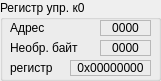
    <widget class="QGroupBox" name="groupTX0">
     <property name="geometry">
      <rect>
       <x>540</x>
       <y>10</y>
       <width>161</width>
       <height>81</height>
      </rect>
     </property>
     <property name="title">
      <string>Регистр упр. к0</string>
     </property>
     <widget class="QLabel" name="labelTX0_1t">
      <property name="geometry">
       <rect>
        <x>10</x>
        <y>20</y>
        <width>91</width>
        <height>16</height>
       </rect>
      </property>
      <property name="text">
       <string>Адрес</string>
      </property>
     </widget>
     <widget class="QLabel" name="labelTX0_1">
      <property name="geometry">
       <rect>
        <x>100</x>
        <y>20</y>
        <width>51</width>
        <height>16</height>
       </rect>
      </property>
      <property name="frameShape">
       <enum>QFrame::StyledPanel</enum>
      </property>
      <property name="text">
       <string>0000</string>
      </property>
      <property name="alignment">
       <set>Qt::AlignCenter</set>
      </property>
     </widget>
     <widget class="QLabel" name="labelTX0t">
      <property name="geometry">
       <rect>
        <x>10</x>
        <y>60</y>
        <width>61</width>
        <height>16</height>
       </rect>
      </property>
      <property name="text">
       <string>регистр</string>
      </property>
     </widget>
     <widget class="QLabel" name="labelTX0">
      <property name="geometry">
       <rect>
        <x>70</x>
        <y>60</y>
        <width>81</width>
        <height>16</height>
       </rect>
      </property>
      <property name="frameShape">
       <enum>QFrame::StyledPanel</enum>
      </property>
      <property name="text">
       <string>0x00000000</string>
      </property>
      <property name="alignment">
       <set>Qt::AlignCenter</set>
      </property>
     </widget>
     <widget class="QLabel" name="labelTX0t_2">
      <property name="geometry">
       <rect>
        <x>10</x>
        <y>40</y>
        <width>91</width>
        <height>16</height>
       </rect>
      </property>
      <property name="text">
       <string>Необр. байт</string>
      </property>
     </widget>
     <widget class="QLabel" name="labelTX0_2">
      <property name="geometry">
       <rect>
        <x>100</x>
        <y>40</y>
        <width>51</width>
        <height>16</height>
       </rect>
      </property>
      <property name="frameShape">
       <enum>QFrame::StyledPanel</enum>
      </property>
      <property name="text">
       <string>0000</string>
      </property>
      <property name="alignment">
       <set>Qt::AlignCenter</set>
      </property>
     </widget>
    </widget>
